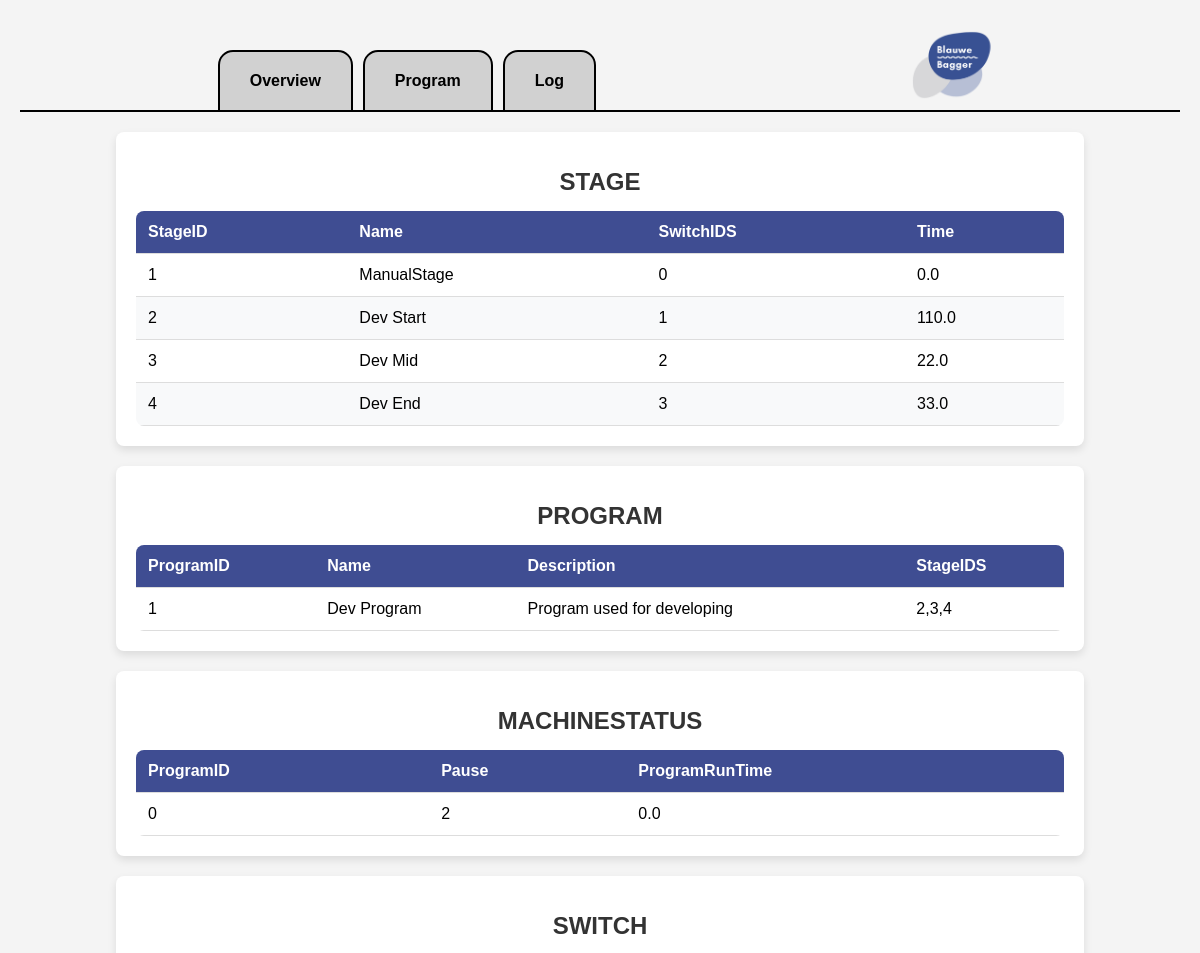
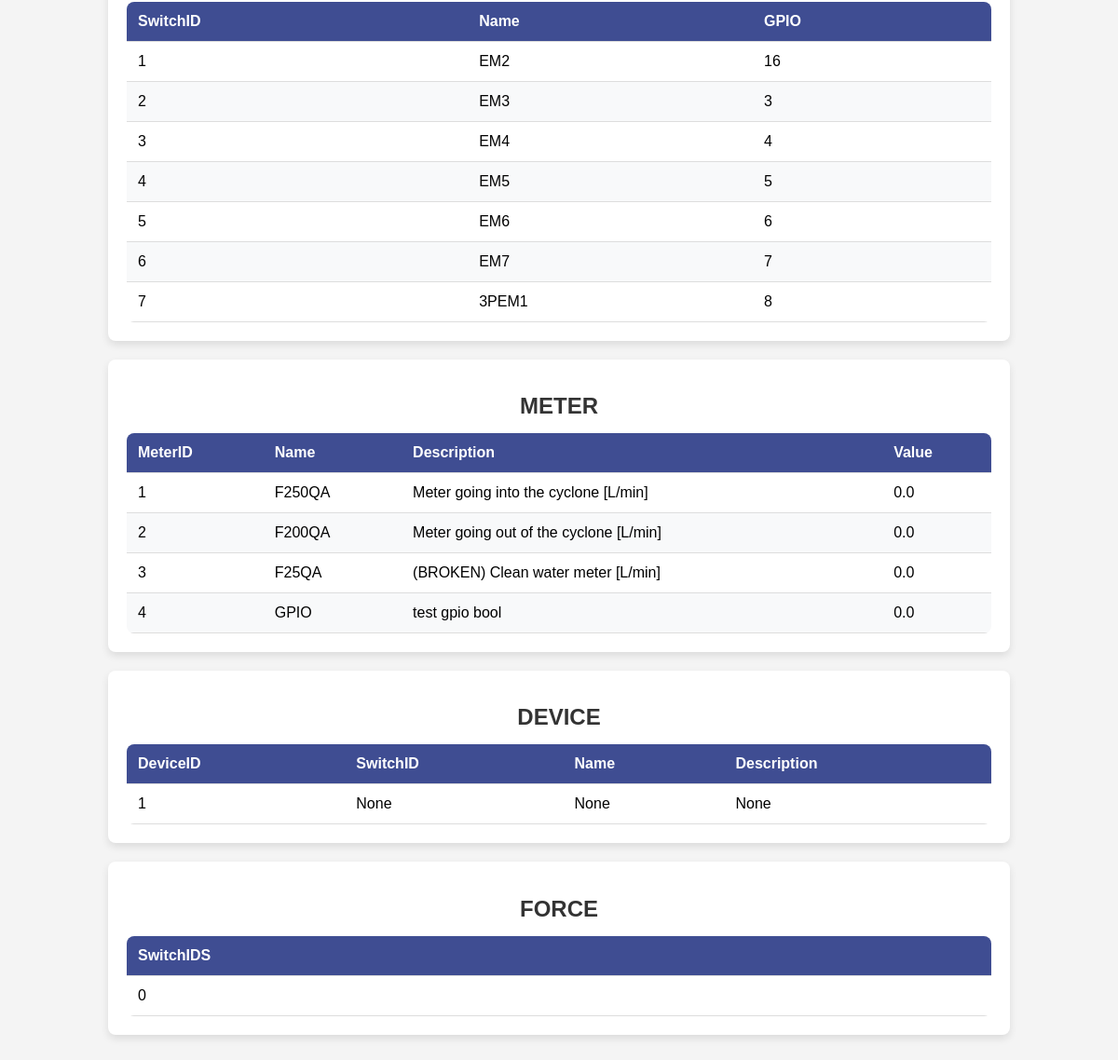
The app's page /tableview, older data (2 pictures, top to bottom).
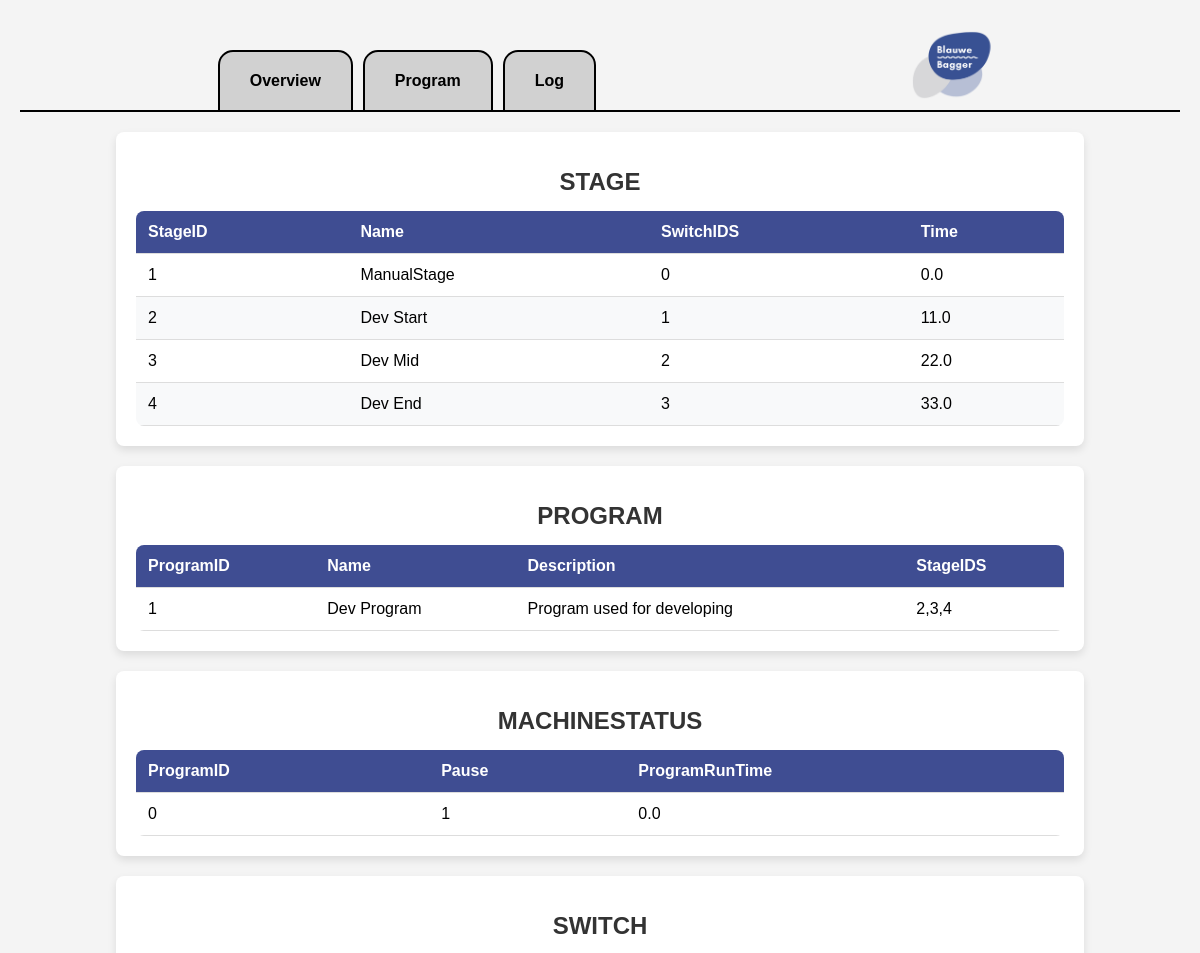
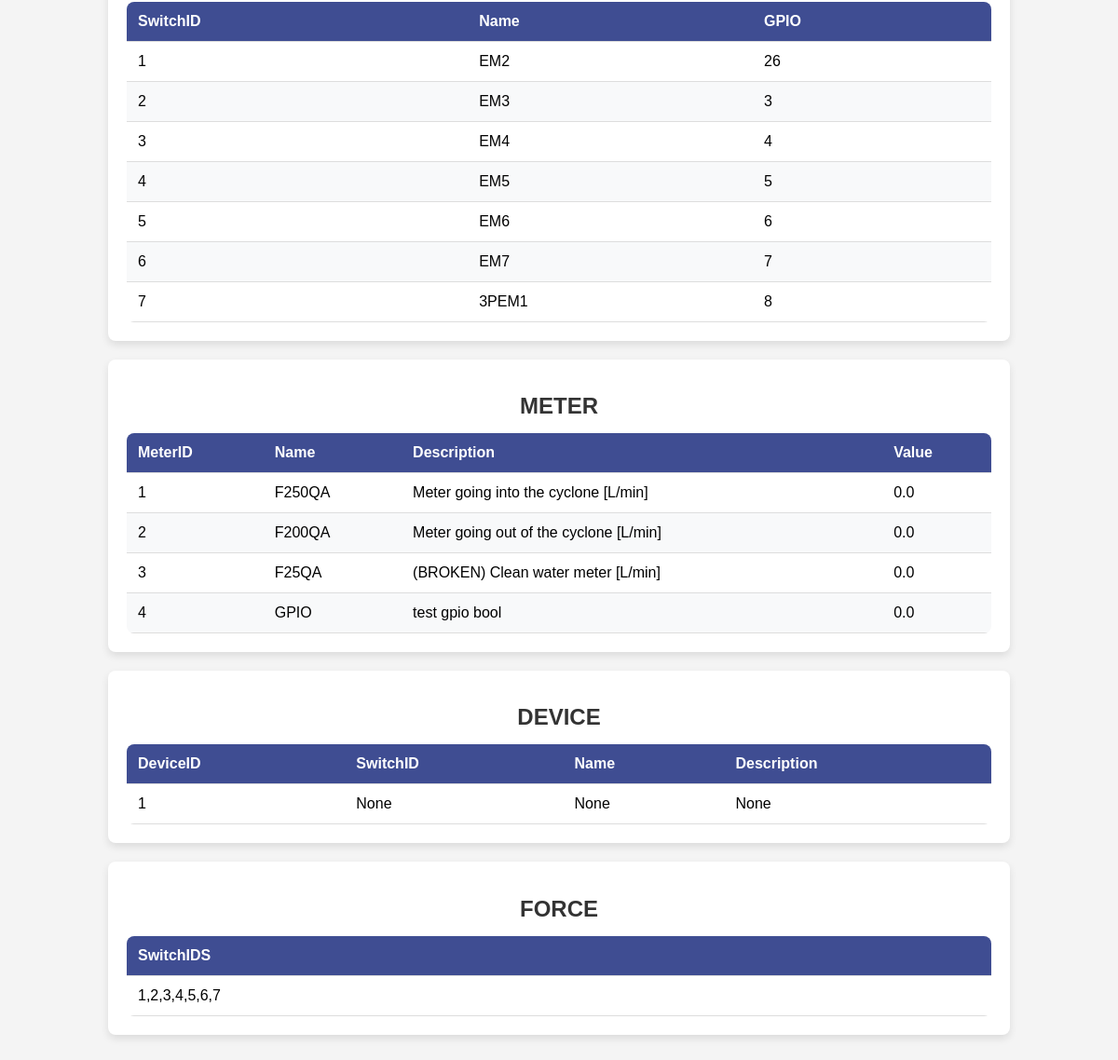
The same page, newer data (2 pictures, top to bottom).
### tables this page shows
CREATE TABLE STAGE (
    StageID INTEGER PRIMARY KEY AUTOINCREMENT,
    Name TEXT NOT NULL,
    SwitchIDS TEXT,
    Time REAL NOT NULL
);

CREATE TABLE PROGRAM (
    ProgramID INTEGER PRIMARY KEY AUTOINCREMENT,
    Name TEXT NOT NULL,
    Description TEXT,
    StageIDS TEXT NOT NULL
);

CREATE TABLE MACHINESTATUS (
    ProgramID INTEGER NOT NULL,
    Pause INTEGER NOT NULL CHECK (Pause IN (0,1,2)),
    ProgramRunTime REAL NOT NULL,
    PRIMARY KEY (ProgramID),
    FOREIGN KEY (ProgramID) REFERENCES PROGRAM(ProgramID)
);

CREATE TABLE SWITCH (
    SwitchID INTEGER PRIMARY KEY AUTOINCREMENT,
    Name TEXT NOT NULL,
    GPIO INTEGER NOT NULL
);

CREATE TABLE METER (
    MeterID INTEGER PRIMARY KEY AUTOINCREMENT,
    Name TEXT NOT NULL,
    Description TEXT,
    Value REAL NOT NULL
);

CREATE TABLE FORCE (
    SwitchIDS TEXT
);

### server/server.py (the view)
@app.route("/tableview")
def tableview():
    tables = []
    for tableName in tableNames:
        tables.append(sF.getTable(tableName,0))
    return render_template('tableview.html',tables=tables,tableNames=tableNames)

### server/serverFunctions/getTable.py (called while the page is built)
def getTable(table,add):
    db = sqlite3.connect('../data/machine.db',timeout=5)
    cs = db.execute('SELECT * FROM ' + table)
    ns = [description[0] for description in cs.description]
    result = []
    rows = 1;
    for ci in cs:
        result.append(dict(zip(ns,ci)))
        rows = rows + 1
    if add:
        if table != "MACHINESTATUS" and table != "FORCE":
            result.append(dict(zip(ns,[rows]+[None]*len(ns))))
    else:
        if not result:
            result.append(dict(zip(ns,[rows]+[None]*len(ns))))
    db.close()
    return result

### server/templates/tableview.html
{% extends "layout.html" %}
{% block main %}
	{% for table in tables %}
		<div class="table-container">
			<h1>{{ tableNames[loop.index-1] }}</h1>
                	<table>
                        	<thead>
                                	<tr>
					{% for key, value in table[0].items() %}
                                        	        <th>{{key}}</th>
                                 	       {% endfor %}
                                	</tr>
                       		</thead>
                        	<tbody>
                                	{% for item in table %}
                                        	<tr>
                                                	{% for key, value in item.items() %}
                                                	        <td>{{value}}</th>
                                        	        {% endfor %}
                                	        </tr>
                        	        {% endfor %}
                	        </tbody>
        	        </table>
	        </div>
	{% endfor %}
{% endblock %}

Row changes from the older to the newer data that the page shows:
changed STAGE "Dev Start": Time "110.0" → "11.0"
now on this page (row edited): FORCE: key "SwitchIDS", SwitchIDS "1,2,3,4,5,6,7"
Text that changed along with them:
list line gone: "2"
new list line: "1"
list line gone: "16"
new list line: "26"
list line gone: "SwitchIDS 0"
